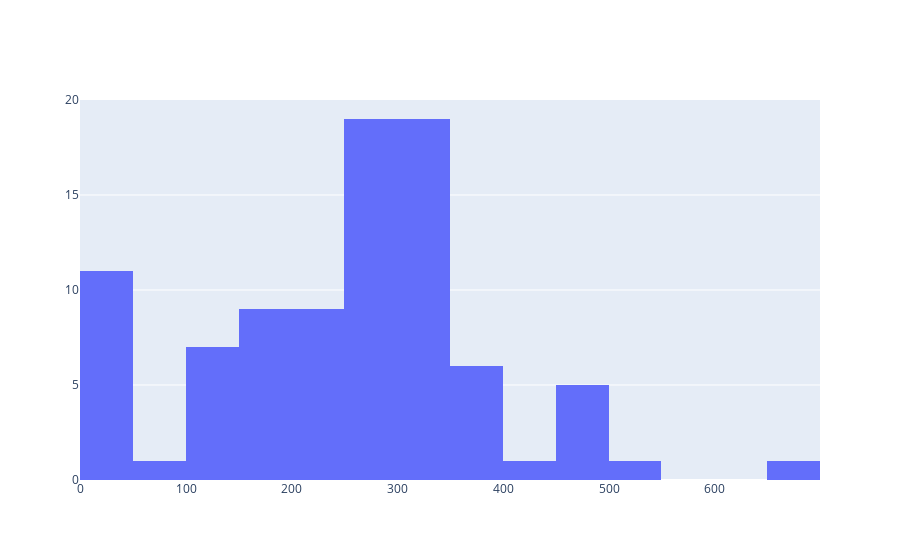

This figure's notebook cell:
### Code cell
import plotly.graph_objects as go

import numpy as np
np.random.seed(1)

x = df['sentenceCount']
y = df['date']
fig = go.Figure(data=[go.Histogram(x=x)])
fig.show()

### Figure 1 — Plotly figure (JSON) as saved in the notebook; plotly's stock layout.template omitted (floating-point values rounded to 4 significant figures)
{"data": [{"type": "histogram", "x": [161, 0, 123, 0, 107, 0, 0, 0, 294, 0, 1, 0, 388, 484, 1, 393, 477, 535, 1, 464, 488, 487, 668, 433, 263, 379, 305, 260, 304, 304, 1, 273, 313, 329, 350, 307, 304, 318, 347, 210, 339, 356, 329, 270, 299, 306, 341, 265, 236, 301, 352, 276, 293, 307, 293, 262, 275, 291, 320, 260, 265, 272, 293, 181, 203, 214, 300, 214, 233, 246, 332, 231, 258, 283, 328, 195, 200, 199, 194, 145, 173, 178, 184, 141, 149, 162, 109, 86, 105]}], "layout": {}}
